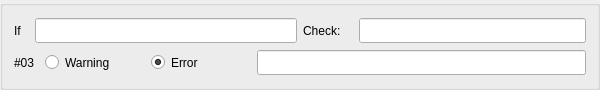
      <widget class="QGroupBox" name="groupBox__ch03">
       <property name="sizePolicy">
        <sizepolicy hsizetype="MinimumExpanding" vsizetype="Fixed">
         <horstretch>0</horstretch>
         <verstretch>0</verstretch>
        </sizepolicy>
       </property>
       <property name="minimumSize">
        <size>
         <width>600</width>
         <height>90</height>
        </size>
       </property>
       <property name="maximumSize">
        <size>
         <width>16777215</width>
         <height>90</height>
        </size>
       </property>
       <property name="title">
        <string/>
       </property>
       <layout class="QHBoxLayout" name="horizontalLayout_117">
        <item>
         <layout class="QVBoxLayout" name="verticalLayout_35">
          <item>
           <layout class="QHBoxLayout" name="horizontalLayout_66">
            <item>
             <layout class="QHBoxLayout" name="horizontalLayout_67">
              <item>
               <widget class="QLabel" name="label_27">
                <property name="sizePolicy">
                 <sizepolicy hsizetype="Fixed" vsizetype="Fixed">
                  <horstretch>0</horstretch>
                  <verstretch>0</verstretch>
                 </sizepolicy>
                </property>
                <property name="minimumSize">
                 <size>
                  <width>15</width>
                  <height>25</height>
                 </size>
                </property>
                <property name="text">
                 <string>If</string>
                </property>
               </widget>
              </item>
              <item>
               <widget class="QLineEdit" name="check_if_03">
                <property name="sizePolicy">
                 <sizepolicy hsizetype="MinimumExpanding" vsizetype="Fixed">
                  <horstretch>0</horstretch>
                  <verstretch>0</verstretch>
                 </sizepolicy>
                </property>
                <property name="minimumSize">
                 <size>
                  <width>160</width>
                  <height>25</height>
                 </size>
                </property>
               </widget>
              </item>
             </layout>
            </item>
            <item>
             <layout class="QHBoxLayout" name="horizontalLayout_112">
              <item>
               <widget class="QLabel" name="label_28">
                <property name="sizePolicy">
                 <sizepolicy hsizetype="Fixed" vsizetype="Fixed">
                  <horstretch>0</horstretch>
                  <verstretch>0</verstretch>
                 </sizepolicy>
                </property>
                <property name="minimumSize">
                 <size>
                  <width>50</width>
                  <height>25</height>
                 </size>
                </property>
                <property name="text">
                 <string>Check:</string>
                </property>
               </widget>
              </item>
              <item>
               <widget class="QLineEdit" name="check_check_03">
                <property name="sizePolicy">
                 <sizepolicy hsizetype="MinimumExpanding" vsizetype="Fixed">
                  <horstretch>0</horstretch>
                  <verstretch>0</verstretch>
                 </sizepolicy>
                </property>
                <property name="minimumSize">
                 <size>
                  <width>160</width>
                  <height>25</height>
                 </size>
                </property>
               </widget>
              </item>
             </layout>
            </item>
           </layout>
          </item>
          <item>
           <layout class="QHBoxLayout" name="horizontalLayout_113">
            <item>
             <layout class="QHBoxLayout" name="horizontalLayout_114">
              <item>
               <widget class="QLabel" name="label_42">
                <property name="sizePolicy">
                 <sizepolicy hsizetype="Fixed" vsizetype="Fixed">
                  <horstretch>0</horstretch>
                  <verstretch>0</verstretch>
                 </sizepolicy>
                </property>
                <property name="minimumSize">
                 <size>
                  <width>25</width>
                  <height>25</height>
                 </size>
                </property>
                <property name="maximumSize">
                 <size>
                  <width>25</width>
                  <height>25</height>
                 </size>
                </property>
                <property name="text">
                 <string>#03</string>
                </property>
               </widget>
              </item>
              <item>
               <widget class="QRadioButton" name="check_warning_03">
                <property name="minimumSize">
                 <size>
                  <width>100</width>
                  <height>25</height>
                 </size>
                </property>
                <property name="text">
                 <string>Warning</string>
                </property>
               </widget>
              </item>
              <item>
               <widget class="QRadioButton" name="check_error_03">
                <property name="minimumSize">
                 <size>
                  <width>100</width>
                  <height>25</height>
                 </size>
                </property>
                <property name="text">
                 <string>Error</string>
                </property>
                <property name="checked">
                 <bool>true</bool>
                </property>
               </widget>
              </item>
             </layout>
            </item>
            <item>
             <widget class="QLineEdit" name="check_message_03">
              <property name="sizePolicy">
               <sizepolicy hsizetype="MinimumExpanding" vsizetype="Fixed">
                <horstretch>0</horstretch>
                <verstretch>0</verstretch>
               </sizepolicy>
              </property>
              <property name="minimumSize">
               <size>
                <width>170</width>
                <height>25</height>
               </size>
              </property>
             </widget>
            </item>
           </layout>
          </item>
         </layout>
        </item>
       </layout>
      </widget>
